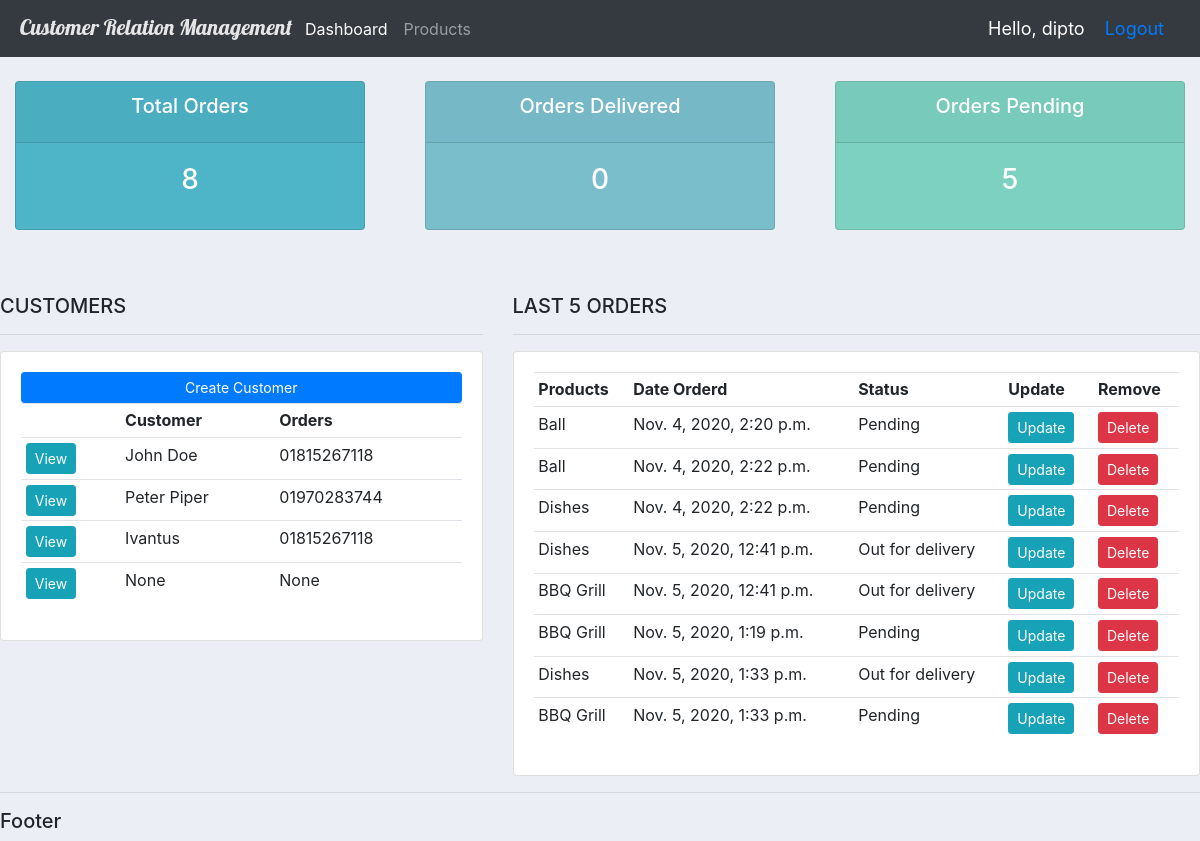
Before: / (signed in) with the older database file.
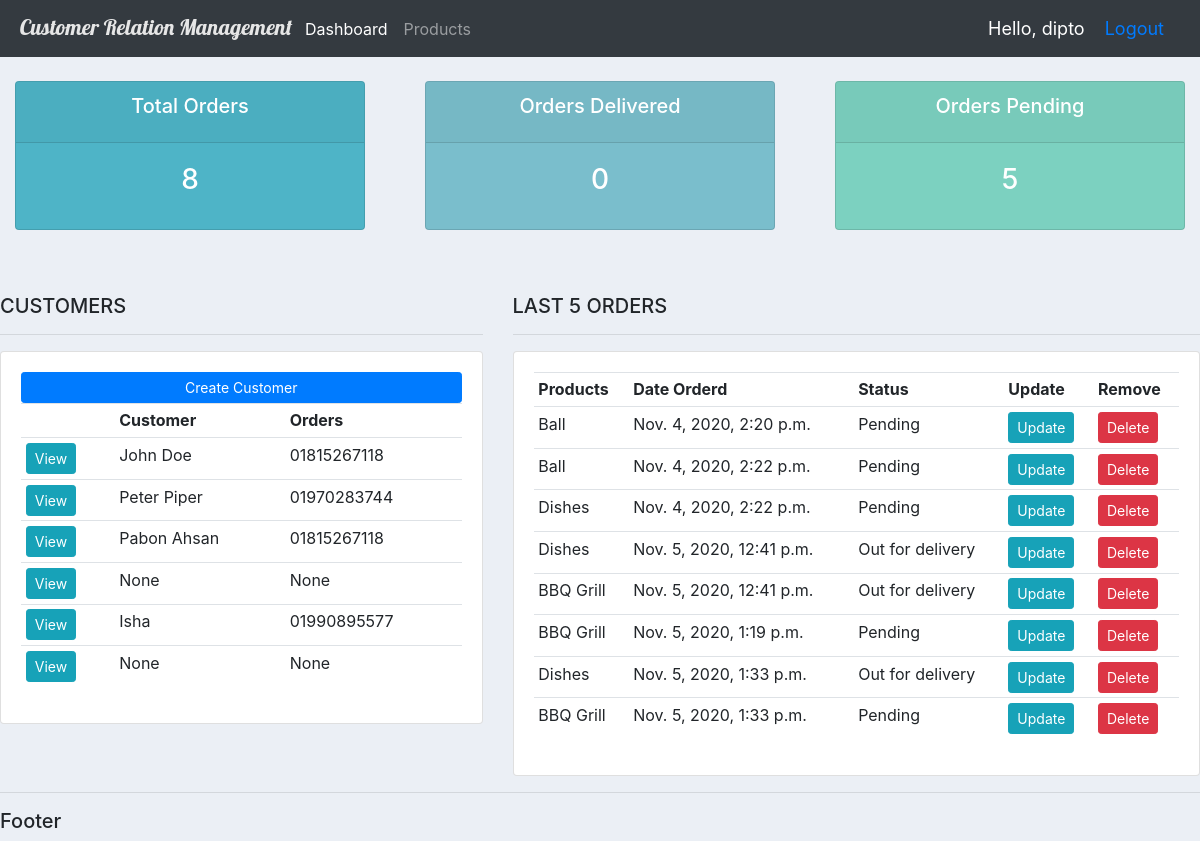
After: the same page with the newer database file.
### accounts/models.py (models this page shows, shortened)
class Customer(models.Model):
	user = models.OneToOneField(User, null=True, blank=True, on_delete=models.CASCADE)
	name = models.CharField(max_length=200, null=True)
	phone = models.CharField(max_length=200, null=True)
	email = models.CharField(max_length=200, null=True)
	profile_pic = models.ImageField(default="user.png", null=True, blank=True)
	date_created = models.DateTimeField(auto_now_add=True, null=True)

class Order(models.Model):
	STATUS = (('Pending', 'Pending'),
						('Out for delivery', 'Out for delivery'),
						('Delivered', 'Delivered'))
	customer = models.ForeignKey(Customer, null=True, on_delete=models.SET_NULL)
	product = models.ForeignKey(Product, null=True, on_delete=models.SET_NULL)
	date_created = models.DateTimeField(auto_now_add=True, null=True)
	status = models.CharField(max_length=200, null=True, choices=STATUS)
	note = models.CharField(max_length=1000, null=True)

class Product(models.Model):
	def __str__(self):
		return self.name
	CATEGORY = (('Indoor', 'Indoor'),
							('Outdoor', 'Outdoor'))
	name = models.CharField(max_length=200, null=True)
	price = models.FloatField(null=True)
	category = models.CharField(max_length=200, null=True, choices=CATEGORY)
	description = models.CharField(max_length=200, null=True, blank=True)
	date_created = models.DateTimeField(auto_now_add=True, null=True)
	tags = models.ManyToManyField(Tag)

### accounts/decorators.py (the view)
	def wrapper_func(request, *args, **kwargs):
		group = None
		if request.user.groups.exists():
			group = request.user.groups.all()[0].name
		if group == 'customers':
			return redirect('user-page')
		if group == 'admin':
			return view_func(request, *args, **kwargs)

### accounts/views.py (called while the page is built)
@login_required(login_url='login')
@admin_only
def home(request):
	orders = Order.objects.all()
	customers = Customer.objects.all()
	total_customers = customers.count()
	total_orders = orders.count()
	delivered = orders.filter(status='Delivered').count()
	pending = orders.filter(status='Pending').count()
	context = {'orders': orders, 'customers': customers, 'total_orders': total_orders,
							'delivered': delivered, 'pending': pending}
	return render(request, 'accounts/dashboard.html', context)

### accounts/templates/accounts/dashboard.html
{% extends 'accounts/main.html' %}
{% block content %}
{% include 'accounts/status.html' %}
<br />
<br />
<div class="row">
	<div class="col-md-5">
		<h5>CUSTOMERS</h5>
		<hr />
		<div class="card card-body">
			<a href="" class="btn btn-primary btn-sm btn-block">Create Customer</a>
			<table class="table table-sm">
				<tr>
					<th></th>
					<th>Customer</th>
					<th>Orders</th>
				</tr>
				{% for customer in customers %}
				<tr>
					<td>
						<a
							href="{% url 'customer' customer.id %}"
							class="btn btn-sm btn-info"
							>View</a
						>
					</td>
					<td>{{customer.name}}</td>
					<td>{{customer.phone}}</td>
				</tr>
				{% endfor %}
			</table>
		</div>
	</div>
	<div class="col-md-7">
		<h5>LAST 5 ORDERS</h5>
		<hr />
		<div class="card card-body">
			<table class="table table-sm">
				<tr>
					<th>Products</th>
					<th>Date Orderd</th>
					<th>Status</th>
					<th>Update</th>
					<th>Remove</th>
				</tr>
				{% for order in orders %}
				<tr>
					<td>{{order.product}}</td>
					<td>{{order.date_created}}</td>
					<td>{{order.status}}</td>
					<td>
						<a
							href="{% url 'update_order' order.id %}"
							class="btn btn-sm btn-info"
							>Update</a
						>
					</td>
					<td>
						<a
							href="{% url 'delete_order' order.id %}"
							class="btn btn-sm btn-danger"
							>Delete</a
						>
					</td>
				</tr>
				{% endfor %}
			</table>
		</div>
	</div>
</div>
{% endblock %}

### accounts/templates/accounts/main.html (shortened to what this page needs)
{% load static %}
<!DOCTYPE html>
<html lang="en">
	<head>
		<link
			rel="stylesheet"
			href="https://cdn.jsdelivr.net/npm/bootstrap@4.5.3/dist/css/bootstrap.min.css"
		/>
		<link
			rel="stylesheet"
			type="text/css"
			href="{% static '/css/main.css' %}"
		/>
	</head>
	<body>
		{% include 'accounts/navbar.html' %} {% block content %} {% endblock %}
		<hr />
		<h5>Footer</h5>
	</body>
</html>

### accounts/templates/accounts/navbar.html (shortened to what this page needs)
{% load static %}
<nav class="navbar navbar-expand-lg navbar-dark bg-dark">
	<img src="{% static 'images/logo.png' %}" alt="" />
	<div class="collapse navbar-collapse" id="navbarNav">
		<ul class="navbar-nav">
			{% if request.user.is_staff %}
			<li class="nav-item active">
				<a class="nav-link" href="{% url 'home' %}">Dashboard</a>
			</li>
			<li class="nav-item">
				<a class="nav-link" href="{% url 'products' %}">Products</a>
			</li>
			{% else %}
			<li class="nav-item">
				<a href="{% url 'account' %}" class="nav-link">Settings</a>
			</li>
			{% endif %}
		</ul>
	</div>
	<span class="hello-msg">Hello, {{ request.user }}</span>
	<span class="hello-msg"><a href="{% url 'logout' %}">Logout</a></span>
</nav>

### accounts/templates/accounts/status.html
<br />
<div class="row">
	<div class="col">
		<div class="col-md">
			<div class="card text-center text-white mb-3" id="total-orders">
				<div class="card-header">
					<h5 class="card-title">Total Orders</h5>
				</div>
				<div class="card-body">
					<h3 class="card-title">{{ total_orders }}</h3>
				</div>
			</div>
		</div>
	</div>
	<div class="col">
		<div class="col-md">
			<div class="card text-center text-white mb-3" id="orders-delivered">
				<div class="card-header">
					<h5 class="card-title">Orders Delivered</h5>
				</div>
				<div class="card-body">
					<h3 class="card-title">{{ delivered }}</h3>
				</div>
			</div>
		</div>
	</div>
	<div class="col">
		<div class="col-md">
			<div class="card text-center text-white mb-3" id="orders-pending">
				<div class="card-header">
					<h5 class="card-title">Orders Pending</h5>
				</div>
				<div class="card-body">
					<h3 class="card-title">{{ pending }}</h3>
				</div>
			</div>
		</div>
	</div>
</div>

### static/css/main.css (style rules this page uses)
body { background-color: #ebeff5; }
#total-orders { background-color: #4eb4c7; }
#orders-delivered { background-color: #7abecc; }
#orders-pending { background-color: #7cd1c0; }

### accounts/templates/accounts/navbar.html (style rules this page uses)
.hello-msg { font-size: 18px; color: #fff; margin-right: 20px; }

Changed rows visible on the page:
changed Customer: name "Ivantus" → "Pabon Ahsan"
added Customer: name "Isha", phone "01990895577"
added Customer: name "None", phone "None"
